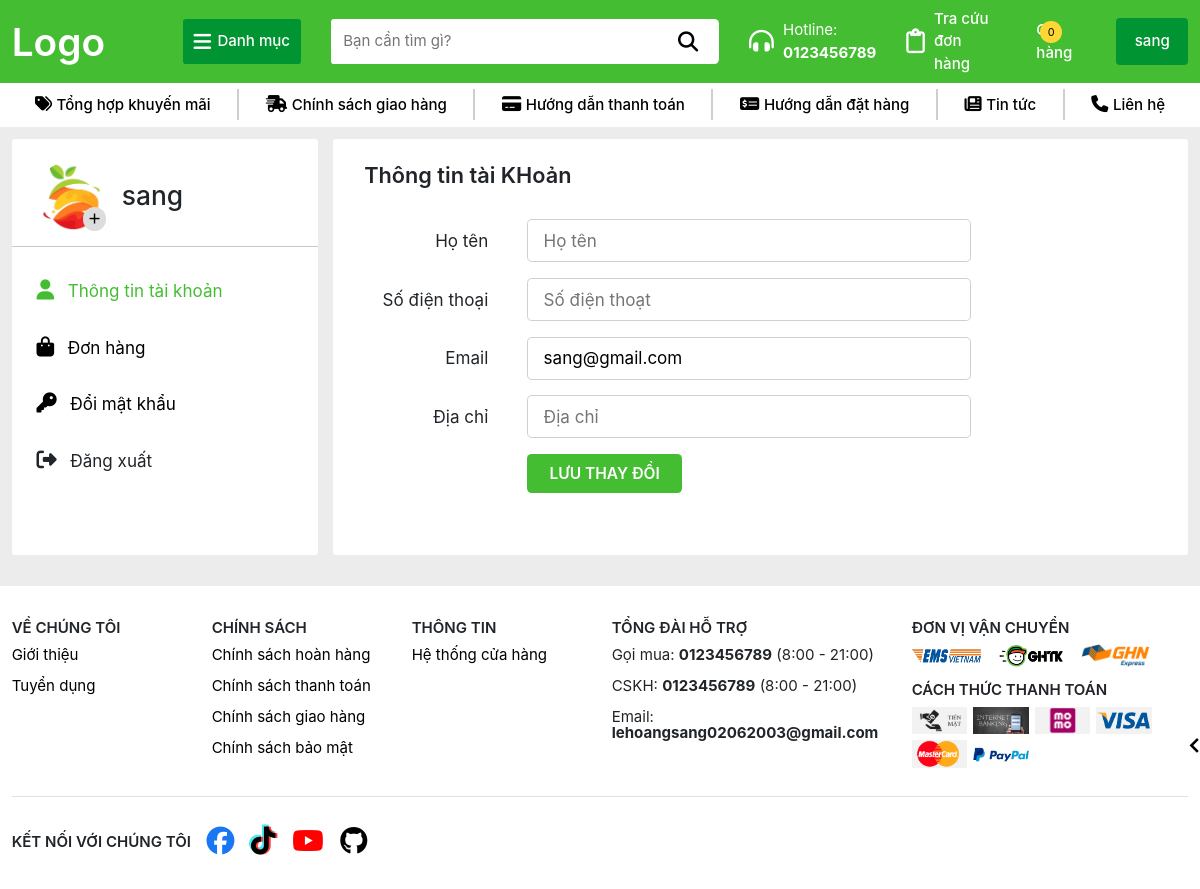
Before: /taikhoan/ (signed in) with the older database file.
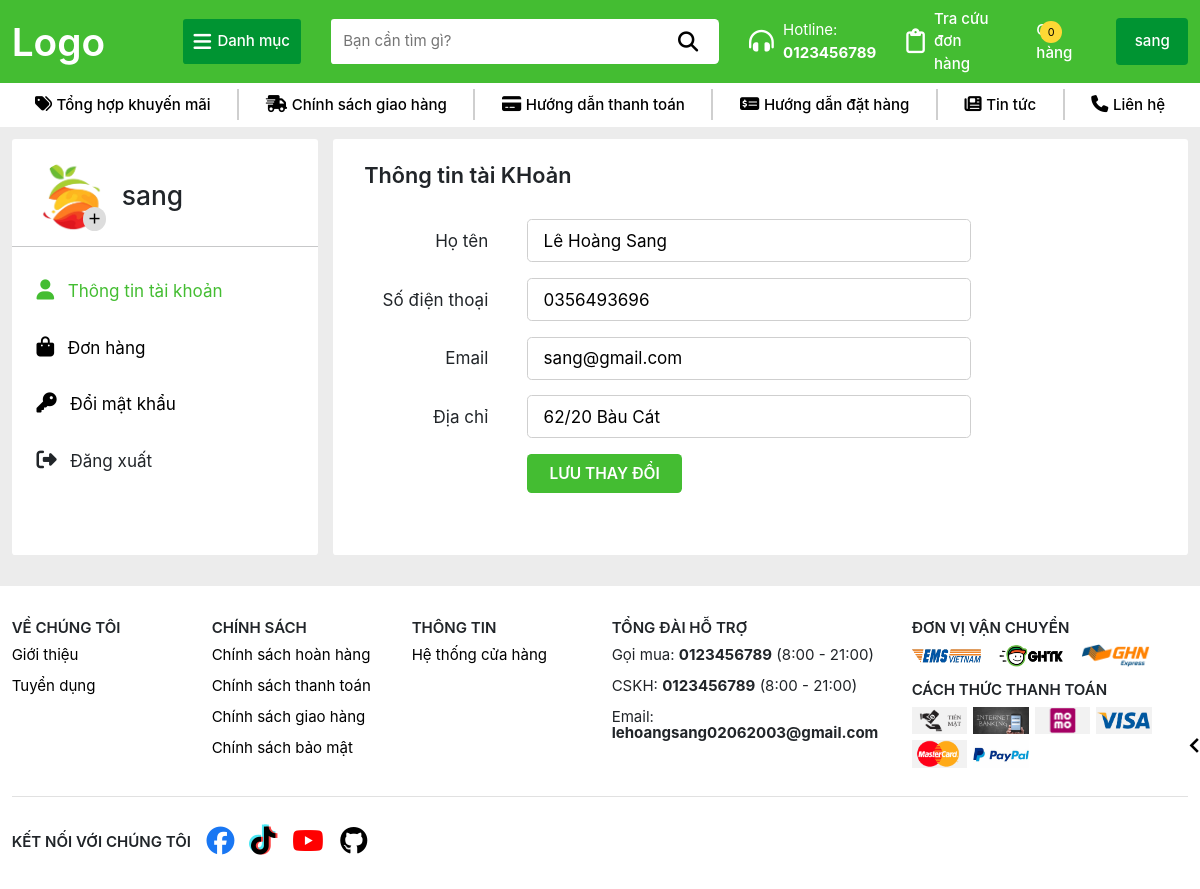
After: the same page with the newer database file.
### TraiCay/models.py (models this page shows)
class KhachHang(models.Model):
    MaKH = models.CharField(max_length=10, primary_key=True)
    TenKH = models.CharField(max_length=100)
    SDT = models.CharField(max_length=20)
    Email = models.CharField(max_length=100)
    DiaChi = models.CharField(max_length=100)
    user = models.OneToOneField(User, on_delete=models.SET_NULL, null=True)

### TraiCay/views.py (the view)
# urls.py: path('taikhoan/', views.taikhoan, name='TaiKhoan'),
def taikhoan(request):
    user = request.user
    if not user or not user.is_authenticated:
        return HttpResponseRedirect('/dangnhap')
    try:
        kh = KhachHang.objects.get(user=user)
        hoadon = HoaDon.objects.filter(MaKH=kh)
        return render(request, 'taikhoan.html', {'KH': kh, 'HoaDon': hoadon})
    except Exception:
        pass
    return render(request, 'taikhoan.html')

### TraiCay/templates/taikhoan.html (shortened to what the changed rows need)
{% extends 'layout/base.html' %}
{% block content %}
    {% load static %}
    {% load humanize %}
    {% if user.is_authenticated %}
        <section class="account-wrapper d-flex">
            <div class="account-left-side">
                <div class="account-name d-flex align-items-center gap-3">
                    <div class="user-image-box position-relative">
                        <div class="user-image">
                            <img src="{% static '/images/logo/logo.png' %}" alt="" class="user-img" />
                        </div>
                        <button class="upload-img-btn position-absolute">
                            <i class='bx bx-plus'></i>
                        </button>
                    </div>
                    <span>{{user.username}}</span>
                </div>
                <hr />
                <div class="account-nav">
                    <ul class="account-nav-list">
                        <li class="account-nav-list-item" id="info-nav">
                            <a href="#account-info" class="activeNav">
                                <i class="fa-solid fa-user account-list-icon"></i>
                                <span>Thông tin tài khoản</span>
                            </a>
                        </li>
                        <li class="account-nav-list-item" id="orders-nav">
                            <a href="#orders">
                                <i class="fa-solid fa-bag-shopping account-list-icon"></i>
                                <span>Đơn hàng</span>
                            </a>
                        </li>
                        <li class="account-nav-list-item" id="password-nav">
                            <a href="#password">
                                <i class="fa-solid fa-key account-list-icon"></i>
                                <span>Đổi mật khẩu</span>
                            </a>
                        </li>
                        <li class="account-nav-list-item">
                            <p class="account-logout" onclick="window.location.href='/dangxuat'">
                                <i class="fa-solid fa-right-from-bracket account-list-icon"></i>
                                <span>Đăng xuất</span>
                            </p>
                        </li>
                    </ul>
                </div>
            </div>
            <div class="account-right-side">
                <div class="account-right-box current" data-account-side="account-info">
                    <h3 class="r-side-header">Thông tin tài KHoản</h3>
                    <div class="account-info-wrapper">
                        <form action="#" method="post" class="user-update-form">
                            <div class="user-form-box d-flex align-items-center">
                                <div class="user-input-label text-end">
                                    <span>Họ tên</span>
                                </div>
                                <input type="text" id="UserFulName" name="UserFulName" value="{{KH.TenKH}}" placeholder="Họ tên"/>
                            </div>
                            <div class="user-form-box d-flex align-items-center">
                                <div class="user-input-label text-end">
                                    <span>Số điện thoại</span>
                                </div>
                                <input type="text" id="PhoneNumber" name="PhoneNumber" value="{{KH.SDT}}" placeholder="Số điện thoạt"/>
                            </div>
                            <div class="user-form-box d-flex align-items-center">
                                <div class="user-input-label text-end">
                                    <span>Email</span>
                                </div>
                                <input type="email" id="Email" name="Email" value="{{user.email}}" placeholder="Email" />
                            </div>
                            <div class="user-form-box d-flex align-items-center">
                                <div class="user-input-label text-end">
                                    <span>Địa chỉ</span>
                                </div>
                                <input type="text" id="Address" name="Address" value="{{KH.DiaChi}}" placeholder="Địa chỉ" />
                            </div>
                            <div class="user-form-box d-flex align-items-center">
                                <button type="submit" class="user-form-submit">LƯU THAY ĐỔI</button>
                            </div>
                        </form>
                        <div class="update-error mt-3">
                        </div>
                    </div>
                </div>
            </div>
        </section>
    {% endif %}
{% endblock %}

Changed rows visible on the page:
added KhachHang: UserFulName "Lê Hoàng Sang", PhoneNumber "0356493696", Address "62/20 Bàu Cát"
